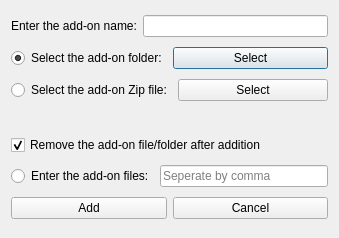
<?xml version="1.0" encoding="UTF-8"?>
<ui version="4.0">
 <class>AddDbDialog</class>
 <widget class="QDialog" name="AddDbDialog">
  <property name="geometry">
   <rect>
    <x>0</x>
    <y>0</y>
    <width>339</width>
    <height>238</height>
   </rect>
  </property>
  <property name="windowTitle">
   <string>Add an add-on</string>
  </property>
  <layout class="QVBoxLayout" name="verticalLayout">
   <item>
    <layout class="QHBoxLayout" name="nameLayout">
     <item>
      <widget class="QLabel" name="nameLabel">
       <property name="text">
        <string>Enter the add-on name:</string>
       </property>
      </widget>
     </item>
     <item>
      <widget class="QLineEdit" name="nameEdit"/>
     </item>
    </layout>
   </item>
   <item>
    <layout class="QHBoxLayout" name="folderLayout">
     <item>
      <widget class="QRadioButton" name="folderRadio">
       <property name="text">
        <string>Select the add-on folder:</string>
       </property>
       <property name="checked">
        <bool>true</bool>
       </property>
      </widget>
     </item>
     <item>
      <widget class="QPushButton" name="folderButton">
       <property name="text">
        <string>Select</string>
       </property>
      </widget>
     </item>
    </layout>
   </item>
   <item>
    <layout class="QHBoxLayout" name="fileLayout">
     <item>
      <widget class="QRadioButton" name="fileRadio">
       <property name="text">
        <string>Select the add-on Zip file:</string>
       </property>
       <property name="checked">
        <bool>false</bool>
       </property>
      </widget>
     </item>
     <item>
      <widget class="QPushButton" name="fileButton">
       <property name="text">
        <string>Select</string>
       </property>
      </widget>
     </item>
    </layout>
   </item>
   <item>
    <widget class="QLabel" name="pathLabel">
     <property name="sizePolicy">
      <sizepolicy hsizetype="Fixed" vsizetype="Fixed">
       <horstretch>0</horstretch>
       <verstretch>0</verstretch>
      </sizepolicy>
     </property>
     <property name="text">
      <string/>
     </property>
    </widget>
   </item>
   <item>
    <widget class="QCheckBox" name="remCheck">
     <property name="toolTip">
      <string/>
     </property>
     <property name="text">
      <string>Remove the add-on file/folder after addition</string>
     </property>
     <property name="checked">
      <bool>true</bool>
     </property>
    </widget>
   </item>
   <item>
    <layout class="QHBoxLayout" name="filesLayout">
     <item>
      <widget class="QRadioButton" name="filesRadio">
       <property name="text">
        <string>Enter the add-on files:</string>
       </property>
      </widget>
     </item>
     <item>
      <widget class="QLineEdit" name="filesEdit">
       <property name="placeholderText">
        <string>Seperate by comma</string>
       </property>
      </widget>
     </item>
    </layout>
   </item>
   <item>
    <layout class="QHBoxLayout" name="buttonsLayout">
     <item>
      <widget class="QPushButton" name="addButton">
       <property name="text">
        <string>Add</string>
       </property>
      </widget>
     </item>
     <item>
      <widget class="QPushButton" name="cancelButton">
       <property name="text">
        <string>Cancel</string>
       </property>
      </widget>
     </item>
    </layout>
   </item>
  </layout>
 </widget>
 <resources/>
 <connections/>
</ui>
